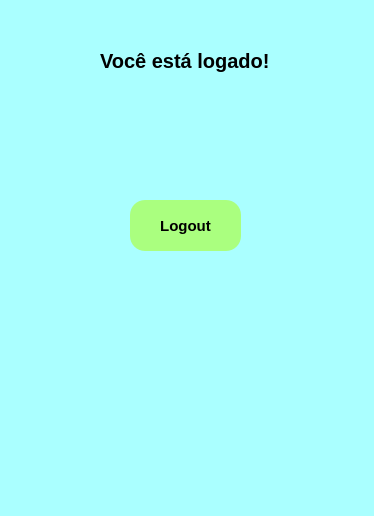
<?xml version="1.0" encoding="UTF-8"?>
<ui version="4.0">
 <class>MainWindow</class>
 <widget class="QMainWindow" name="MainWindow">
  <property name="geometry">
   <rect>
    <x>0</x>
    <y>0</y>
    <width>374</width>
    <height>516</height>
   </rect>
  </property>
  <property name="windowTitle">
   <string>MainWindow</string>
  </property>
  <property name="styleSheet">
   <string notr="true">background-color: rgb(170, 255, 255);</string>
  </property>
  <widget class="QWidget" name="centralwidget">
   <widget class="QLabel" name="label">
    <property name="geometry">
     <rect>
      <x>100</x>
      <y>30</y>
      <width>181</width>
      <height>61</height>
     </rect>
    </property>
    <property name="font">
     <font>
      <pointsize>15</pointsize>
      <weight>75</weight>
      <bold>true</bold>
     </font>
    </property>
    <property name="text">
     <string>Você está logado!</string>
    </property>
   </widget>
   <widget class="QPushButton" name="pushButton">
    <property name="geometry">
     <rect>
      <x>130</x>
      <y>200</y>
      <width>111</width>
      <height>51</height>
     </rect>
    </property>
    <property name="font">
     <font>
      <pointsize>11</pointsize>
      <weight>75</weight>
      <bold>true</bold>
     </font>
    </property>
    <property name="styleSheet">
     <string notr="true">background-color: rgb(170, 255, 127);
border-radius: 15px;
border-style: outsed;
borde-width: 3px;</string>
    </property>
    <property name="text">
     <string>Logout</string>
    </property>
   </widget>
  </widget>
  <widget class="QMenuBar" name="menubar">
   <property name="geometry">
    <rect>
     <x>0</x>
     <y>0</y>
     <width>374</width>
     <height>21</height>
    </rect>
   </property>
  </widget>
  <widget class="QStatusBar" name="statusbar"/>
 </widget>
 <resources/>
 <connections/>
</ui>
